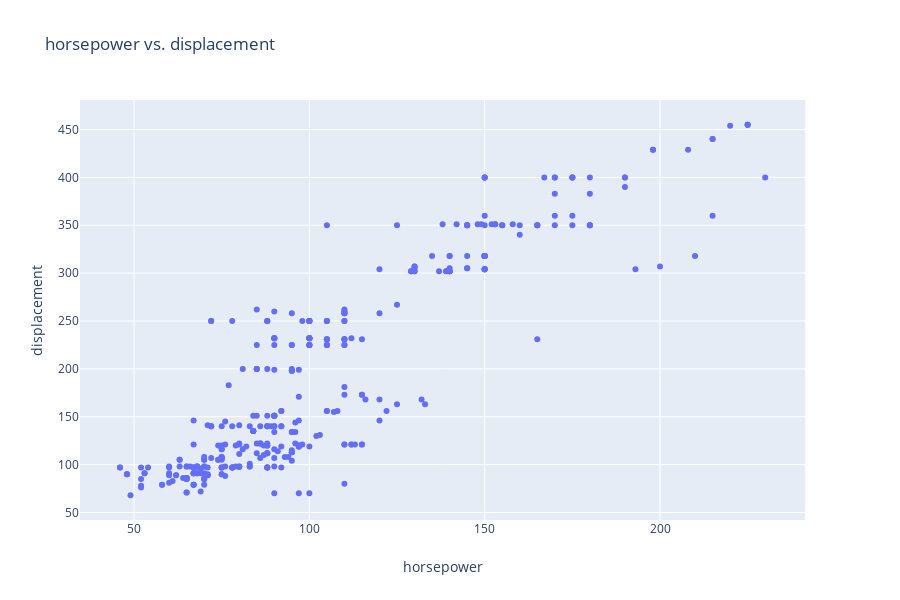

The notebook cell saved with this chart:
### Code cell
x = df.columns[3]
y = df.columns[2]
fig = px.scatter(df, x=x, y=y, title=f'{x} vs. {y}')
fig.show()

### Figure 1 — Plotly figure (JSON) as saved in the notebook; plotly's stock layout.template omitted (floating-point values rounded to 4 significant figures; data arrays with more than 128 entries replaced by an {"elided": "..."} marker saying what was removed)
{"data": [{"hoverlabel": {"namelength": 0}, "hovertemplate": "horsepower=%{x}<br>displacement=%{y}", "legendgroup": "", "marker": {"color": "#636efa", "symbol": "circle"}, "mode": "markers", "name": "", "showlegend": false, "type": "scatter", "x": {"elided": "398 int values"}, "xaxis": "x", "y": {"elided": "398 float values"}, "yaxis": "y"}], "layout": {"height": 600, "legend": {"tracegroupgap": 0}, "title": {"text": "horsepower vs. displacement"}, "xaxis": {"anchor": "y", "domain": [0, 0.98], "title": {"text": "horsepower"}}, "yaxis": {"anchor": "x", "domain": [0, 1], "title": {"text": "displacement"}}}}
